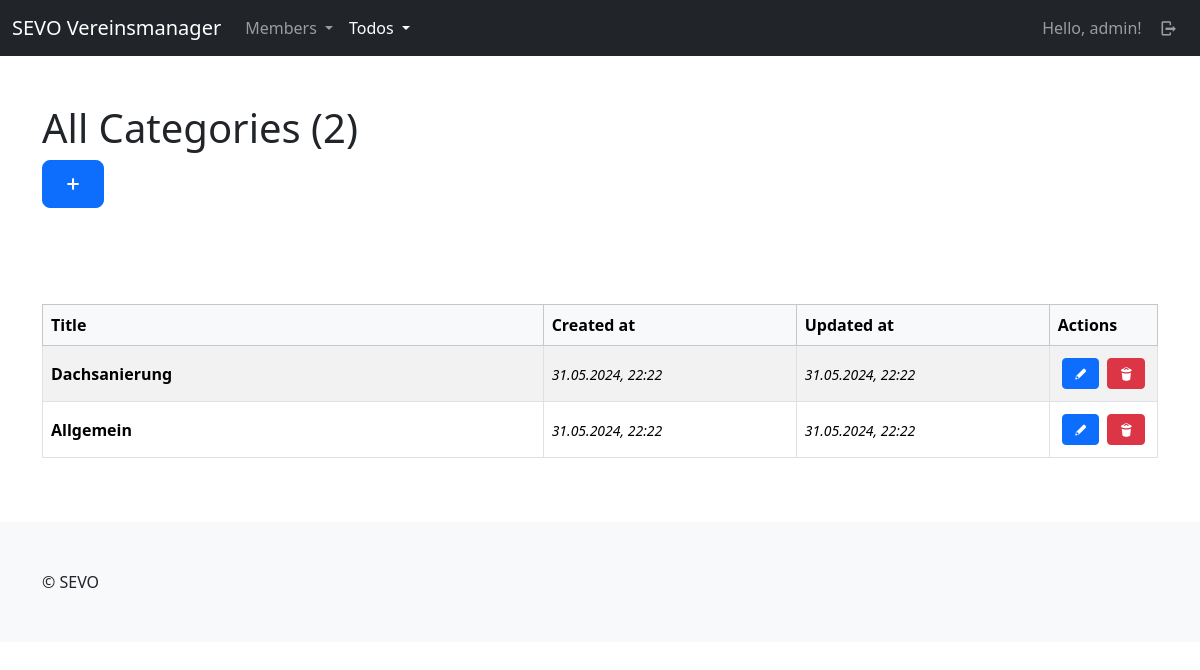
The page /tds/categories/ (signed in) on the database its author committed.
### todos/models.py (models this page shows)
class Category(models.Model):
    title = models.CharField(max_length=255, unique=True)
    created_at = models.DateTimeField(auto_now_add=True)
    updated_at = models.DateTimeField(auto_now=True)
    def __str__(self):
        return self.title
    class Meta:
        ordering = ["-updated_at"]
        verbose_name_plural = "Categories"

### todos/views/categories.py (the view)
# urls.py: path("categories/", categories.index, name="todos-category-index"),
@login_required(login_url="sevo-auth-login")
def index(request):
    categories = models.Category.objects.all()
    print(categories)
    return render(request, "todos/category/index.html", {
        "title": _("All Categories"),
        "categories": categories
    })

### todos/templates/todos/category/index.html (shortened to what this page needs)
{% extends "base_main.html" %}
{% load i18n %}
{% load static %}
{% block header %}
    <div class="container py-5">
        <div class="row">
            <div class="col-lg-12">
                <h1>{{ title }} ({{ categories.count }})</h1>
                <a class="btn btn-primary btn-lg" href="{% url "todos-category-create" %}"><i class="demo-icon icon-plus"></i></a>
            </div>
        </div>
    </div>
{% endblock %}
{% block main %}
    <div>
        {% if categories %}
            <div>
                {% include "todos/category/partials/_list_table.html" %}
            </div>
            {% else %}
            <p>{% trans "No categories available." %}</p>
        {% endif %}
    </div>
{%  endblock %}

### templates/partials/_navbar_drop_down.html (shortened to what this page needs)
{% load i18n %}
<nav class="navbar navbar-expand-lg navbar-dark bg-dark">
    <div class="container-fluid">
        <a class="navbar-brand" href="/">SEVO Vereinsmanager</a>
        <div class="collapse navbar-collapse" id="navbarContent">
            <ul class="navbar-nav me-auto mb-2 mb-lg-0">
                {% if user.is_authenticated %}
                <li class="nav-item dropdown">
                    <a class="nav-link dropdown-toggle {% if "mbrs" in request.path %} active{% endif %}"{% if "mbrs" in request.path %} aria-current="page"{% endif %} href="#" role="button" data-bs-toggle="dropdown" aria-expanded="false">
                      {% trans "Members" %}
                    </a>
                  </li>
                  <li class="nav-item dropdown">
                    <a class="nav-link dropdown-toggle {% if "tds" in request.path %} active{% endif %}"{% if "tds" in request.path %} aria-current="page"{% endif %} href="#" role="button" data-bs-toggle="dropdown" aria-expanded="false">
                      {% trans "Todos" %}
                    </a>
                  </li>
                {% endif %}
            </ul>
            <ul class="navbar-nav mb-2 mb-lg-0">
                {% if user.is_authenticated %}
                    <li class="nav-item">
                        <a class="nav-link" href="{% url "sevo-auth-user-detail" %}">{% trans "Hello" %}, {{ user }}!</a>
                    </li>
                    <li class="nav-item">
                        <a class="nav-link" href="{% url "sevo-auth-logout" %}"><i class="demo-icon icon-logout"></i></a>
                    </li>
                {% else %}
                    <li class="nav-item">
                        <a class="nav-link {% if "login" in request.path %} active{% endif %}"{% if "members" in request.path %} aria-current="page"{% endif %} href="{% url "sevo-auth-login" %}"><i class="demo-icon icon-user"></i></a>
                    </li>
                {% endif %}
            </ul>
        </div>
    </div>
</nav>

### todos/templates/todos/category/partials/_list_table.html
{% load i18n %}
<div class="table-responsive">
    <table class="table table-bordered align-middle table-striped">
        <thead class="table-light">
        <tr>
            <th scope="col">{% trans "Title" %}</th>
            <th scope="col">{% trans "Created at" %}</th>
            <th scope="col">{% trans "Updated at" %}</th>
            <th scope="col">{% trans "Actions" %}</th>
        </tr>
        </thead>
        <tbody>
            {% for category in categories %}
                <tr>
                    <th scope="row" class="w-50">
                        {{ category.title }}
                    </th>
                    <td class="w-25"><time><small><i>{{ category.created_at|date:"d.m.Y, H:i" }}</i></small></time></td>
                    <td class="w-25"><time><small><i>{{ category.updated_at|date:"d.m.Y, H:i" }}</i></small></time></td>
                    <td class="w-auto">
                        <div class="d-flex justify-content-center align-content-center">
                            <a class="btn btn-primary btn-sm d-block m-1" href="{% url "todos-category-update" id=category.id %}"><i class="demo-icon icon-pencil"></i></a>
                            <a class="btn btn-danger btn-sm d-block m-1" href="{% url "todos-category-delete" id=category.id %}"><i class="demo-icon icon-trash"></i></a>
                        </div>
                    </td>
                </tr>
            {% endfor %}
        </tbody>
    </table>
</div>

### rows shown on the page
Category: title "Dachsanierung", created_at "31.05.2024, 22:22", updated_at "31.05.2024, 22:22"
Category: title "Allgemein", created_at "31.05.2024, 22:22", updated_at "31.05.2024, 22:22"

### other values the page prints
{{ user }} "admin"
{{ title }} "All Categories"
{{ categories.count }} "2"
